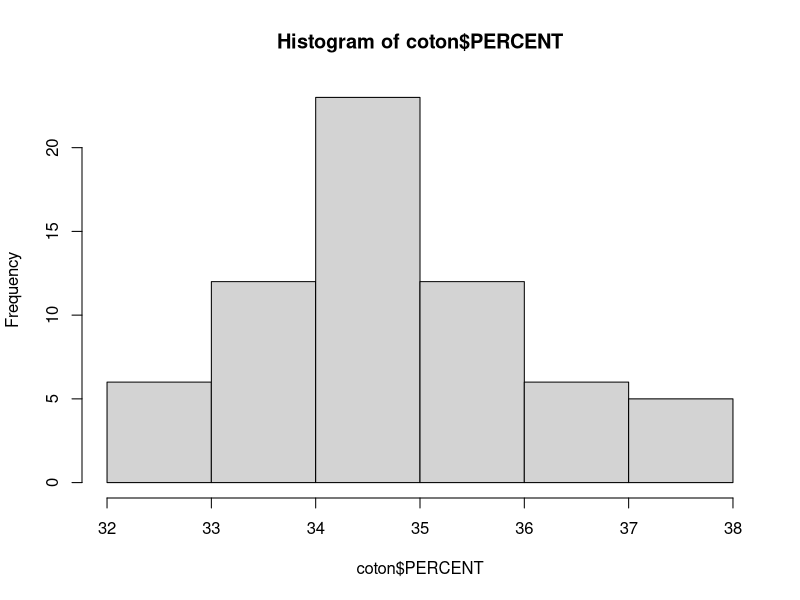
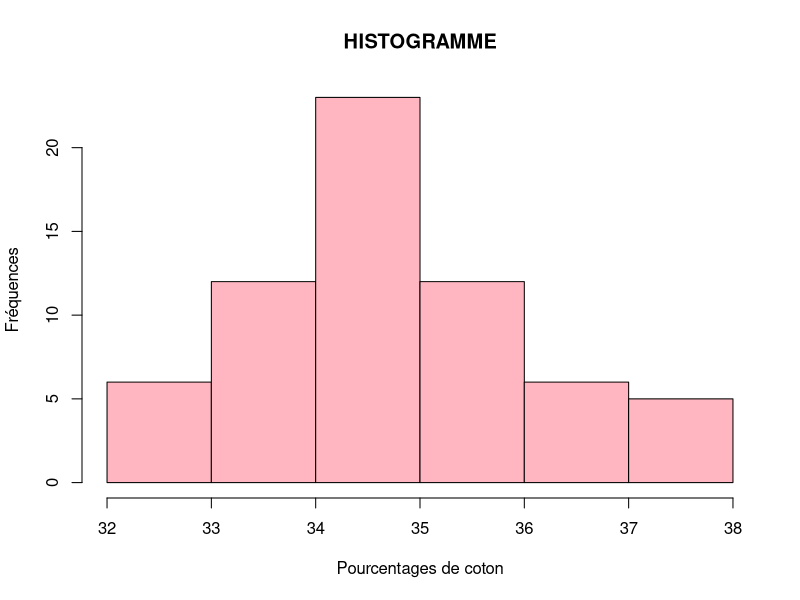
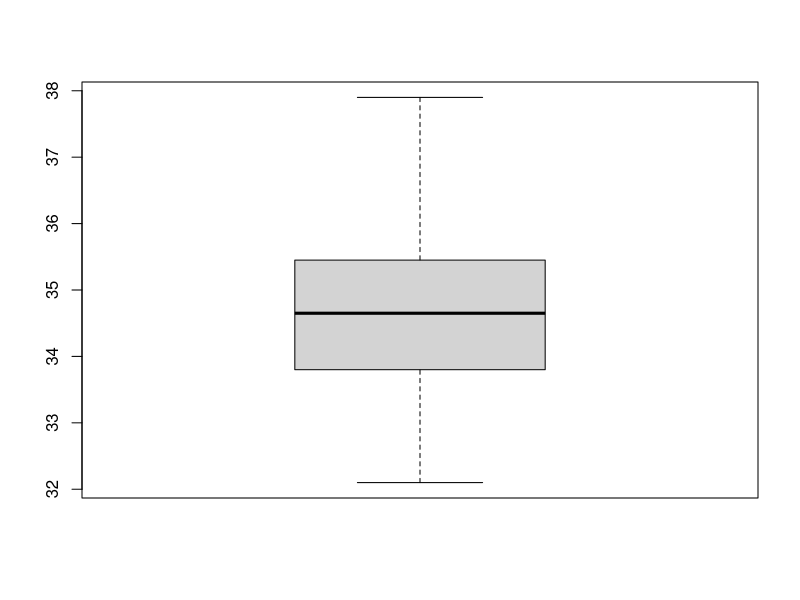
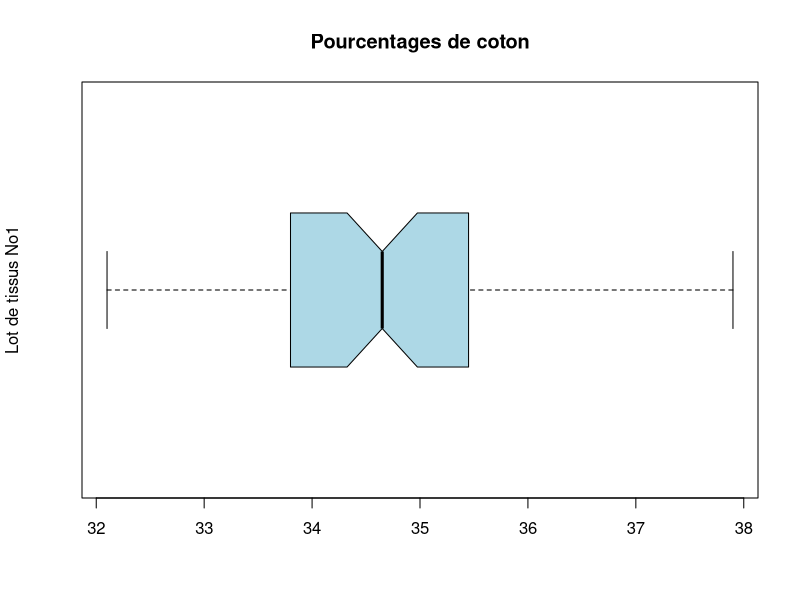
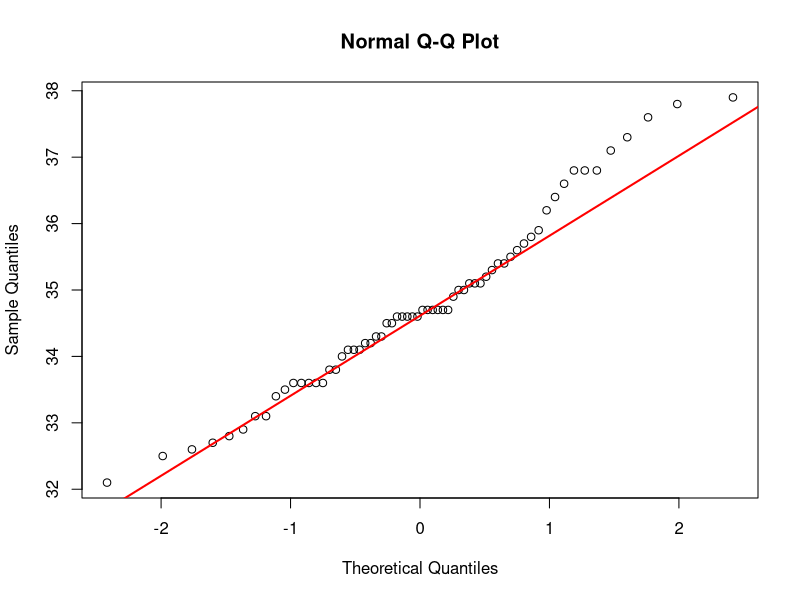

The R script that drew these images, in order:
# CHARGER CSV

setwd("~/Git/Git_Projects/MTH2302D/TD07")
coton <- read.csv("Coton.csv", header=TRUE, sep=";", dec=",", col.names=c("PERCENT"))

# HISTOGRAMME

hist(coton$PERCENT)
hist(
  coton$PERCENT,
  col="lightpink",
  border="black",
  main="HISTOGRAMME",
  xlab="Pourcentages de coton",
  ylab="Fréquences"
)

# TABLEAU D'EFFECTIFS

TABLE = table(coton$PERCENT)

# BOÎTE À MOUSTACHES (box plot)

boxplot(coton$PERCENT)

boxplot(
  coton$PERCENT,
  col = c("lightblue"),
  horizontal = TRUE,
  notch = TRUE,
  main = "Pourcentages de coton",
  ylab = "Lot de tissus No1",
  las = 0
)

# GRAPHE PROBA NORMALE ET QUANTILE-QUANTILE

qqnorm(coton$PERCENT)
qqline(coton$PERCENT, col = "red", lwd = 2)

# AVG, VAR, STD DEV, VAR COEF, MED, Q1, Q3, EIQ

measures = data.frame(percent = c("PERCENT"),
                      moyenne = NA, var = NA, s = NA, Q1 = NA, médiane = NA,
                      Q3 = NA, CV = NA, EIQ = NA)

# AVG
measures$moyenne = mean(coton$PERCENT)

# STD DEV
measures$s = sd(coton$PERCENT)

# VARIANCE
measures$var = measures$s ^ 2

# VAR COEF
measures$CV = measures$s / measures$moyenne

# MED
measures$médiane = median(coton$PERCENT)

# Q1, Q3
QUANTILES = quantile(coton$PERCENT, probs = c(0.25, 0.75))
measures[c("Q1", "Q3")] = QUANTILES

# INTERQUARTILE INTERVAL

measures$EIQ = measures$Q3 - measures$Q1

# DISPLAY DATA

measures